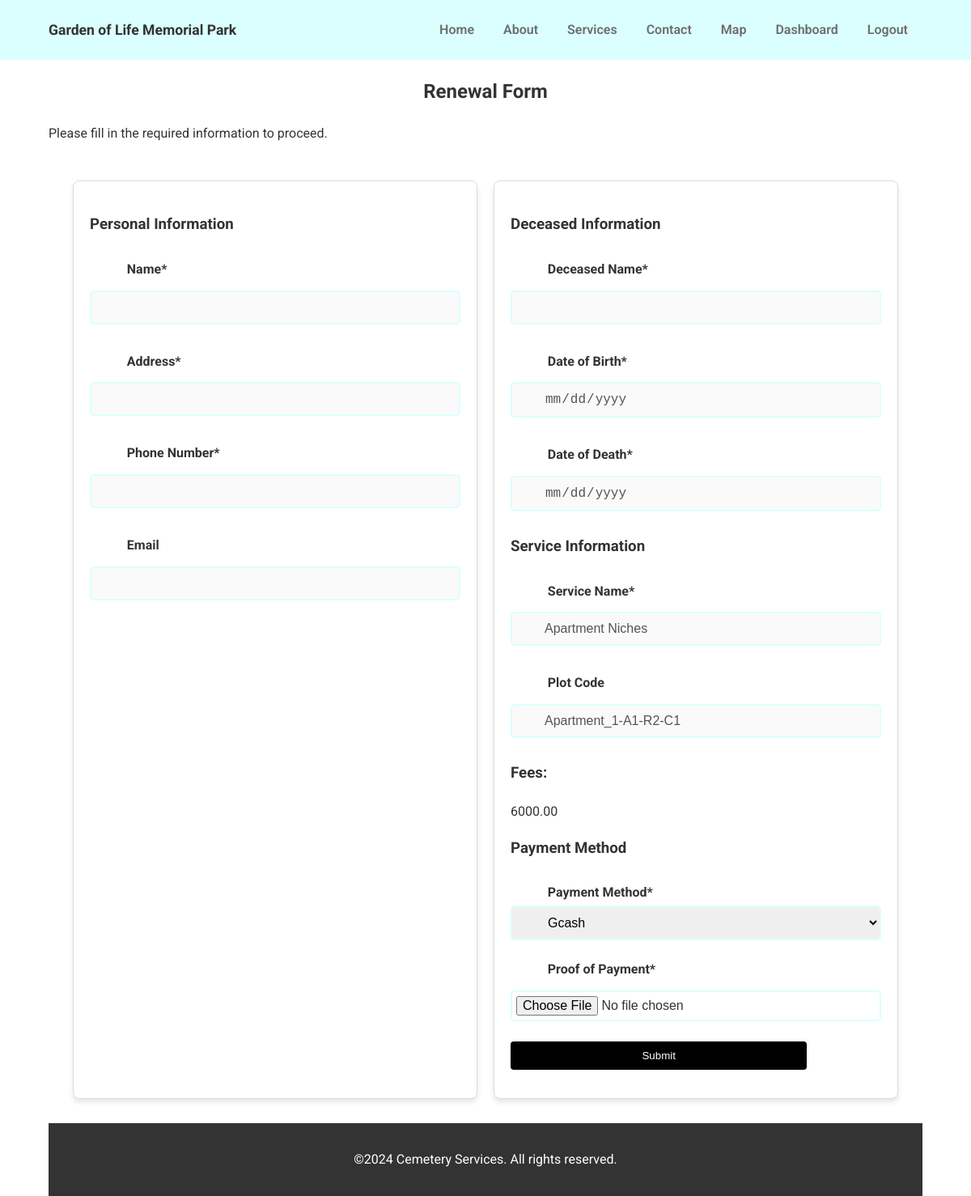
Page /renewal_form.php?reservation_id=37 (signed in) on the committed database.
### tables this page shows
CREATE TABLE `reservations` (
  `reservation_id` int(11) NOT NULL,
  `user_id` int(11) NOT NULL,
  `plot_code` varchar(50) DEFAULT NULL,
  `payment_method_id` int(11) NOT NULL,
  `payment_proof` varchar(255) DEFAULT NULL,
  `status_id` int(11) NOT NULL,
  `created_at` timestamp NOT NULL DEFAULT current_timestamp(),
  `deceased_id` int(11) DEFAULT NULL,
  `holder_name` varchar(50) NOT NULL,
  `holder_address` varchar(255) NOT NULL,
  `holder_phone` varchar(50) NOT NULL,
  `holder_email` varchar(50) NOT NULL
);

CREATE TABLE `deceased_info` (
  `deceased_id` int(11) NOT NULL,
  `deceased_name` varchar(100) DEFAULT NULL,
  `date_of_birth` date DEFAULT NULL,
  `date_of_death` date DEFAULT NULL
);

CREATE TABLE `services` (
  `service_id` int(11) NOT NULL,
  `service_name` varchar(100) NOT NULL,
  `service_type_id` int(11) NOT NULL
);

CREATE TABLE `fees` (
  `id` int(11) NOT NULL,
  `code` varchar(50) NOT NULL,
  `tier` varchar(10) DEFAULT NULL,
  `service_type` varchar(50) NOT NULL,
  `description` text NOT NULL,
  `amount` decimal(10,2) NOT NULL,
  `duration` varchar(50) DEFAULT NULL,
  `notes` text DEFAULT NULL,
  `is_renewable` tinyint(1) NOT NULL DEFAULT 1,
  `created_at` timestamp NOT NULL DEFAULT current_timestamp(),
  `updated_at` timestamp NOT NULL DEFAULT current_timestamp() ON UPDATE current_timestamp(),
  `service_id` int(11) DEFAULT NULL
);

### renewal_form.php (the view, shortened to what this page needs)
<?php
include 'config.php';
$reservation_id = $_GET['reservation_id'];
$user_id = $_SESSION['user_id'];
$sql = "
    SELECT
        r.reservation_id,
        r.user_id,
        r.status_id,
        r.holder_name,
        r.holder_address,
        r.holder_phone,
        r.holder_email,
        d.deceased_name,
        d.date_of_birth,
        d.date_of_death,
        rd.service_id,
        s.service_name,
        r.plot_code,
        rd.fee_code,
        f.amount AS fee_amount
    FROM
        reservations r
    JOIN
        deceased_info d
    ON
        r.deceased_id = d.deceased_id
    JOIN
        reservation_details rd
    ON
        r.reservation_id = rd.reservation_id
    JOIN
        services s
    ON
        rd.service_id = s.service_id
    JOIN
        fees f
    ON
        rd.fee_code = f.code
    WHERE
        r.reservation_id = ?
    AND
        r.user_id = ?
";
$stmt = $conn->prepare($sql);
$stmt->bind_param('ii', $reservation_id, $user_id);
$stmt->execute();
if (!$stmt->execute()) {
    $error_message = "Error executing query: " . $stmt->error;
    var_dump($error_message);
    throw new Exception($error_message);
}
$result = $stmt->get_result();
$reservation = $result->fetch_assoc();
?>
<!DOCTYPE html>
<html lang="en">
<head>
    <link rel="stylesheet" href="css/renewal.css">
    <link rel="stylesheet" href="css/style.css">
    <link href="https://cdnjs.cloudflare.com/ajax/libs/font-awesome/6.0.0/css/all.min.css" rel="stylesheet">
</head>
<body>
    <nav class="navbar">
        <div class="nav-container">
            <a href="#" class="logo">Garden of Life Memorial Park</a>
            <div class="navwrap">
                <ul class="nav-menu1">
                    <li><a href="index.php#hero">Home</a></li>
                    <li><a href="index.php#about">About</a></li>
                    <li><a href="index.php#services">Services</a></li>
                    <li><a href="index.php#contact">Contact</a></li>
                    <li><a href="map_search.php">Map</a></li>
                    <?php if (isset($_SESSION['user_id'])): ?>
                    <li><a href="dashboard.php">Dashboard</a></li>
                    <li>
                        <a href="logout.php">Logout</a>
                    </li>
                    <?php else : ?>
                    <li>
                        <a href="login.php">Login</a>
                    </li>
                    <?php endif; ?>
                </ul>
            </div>
        </div>
    </nav>
    <div class="container">
        <h2>Renewal Form</h2>
        <p>Please fill in the required information to proceed.</p>
        <form action="api/post_renewal.php" method="POST" class="form-wrap" enctype="multipart/form-data">
            <div class="form-section">
                <h3>Personal Information</h3>
                <div class="form-group">
                    <label for="holder_name">Name*</label>
                    <input type="text" id="holder_name" name="holder_name"
                        value="<?php echo htmlspecialchars($reservation['holder_name']); ?>" disabled>
                </div>
                <div class="form-group">
                    <label for="holder_address">Address*</label>
                    <input type="text" id="holder_address" name="holder_address"
                        value="<?php echo htmlspecialchars($reservation['holder_address']); ?>" disabled>
                </div>
                <div class="form-group">
                    <label for="holder_phone">Phone Number*</label>
                    <input type="text" id="holder_phone" name="holder_phone"
                        value="<?php echo htmlspecialchars($reservation['holder_phone']); ?>" disabled>
                </div>
                <div class="form-group">
                    <label for="holder_email">Email</label>
                    <input type="email" id="holder_email" name="holder_email"
                        value="<?php echo htmlspecialchars($reservation['holder_email']); ?>" disabled>
                </div>
            </div>
            <div class="form-section">
                <h3>Deceased Information</h3>
                <div class="form-group">
                    <label for="deceased_name">Deceased Name*</label>
                    <input type="text" id="deceased_name" name="deceased_name"
                        value="<?php echo htmlspecialchars($reservation['deceased_name']); ?>" disabled>
                </div>
                <div class="form-group">
                    <label for="date_of_birth">Date of Birth*</label>
                    <input type="date" id="date_of_birth" name="date_of_birth"
                        value="<?php echo htmlspecialchars($reservation['date_of_birth']); ?>" disabled>
                </div>
                <div class="form-group">
                    <label for="date_of_death">Date of Death*</label>
                    <input type="date" id="date_of_death" name="date_of_death"
                        value="<?php echo htmlspecialchars($reservation['date_of_death']); ?>" disabled>
                </div>
                <h3>Service Information</h3>
                <div class="form-group">
                    <label for="service_name">Service Name*</label>
                    <input type="text" id="service_name" name="service_name"
                        value="<?php echo htmlspecialchars($reservation['service_name']); ?>" disabled>
                </div>
                <div class="form-group">
                    <label for="plot_code">Plot Code</label>
                    <input type="text" id="plot_code" name="plot_code"
                        value="<?php echo htmlspecialchars($reservation['plot_code']); ?>" disabled>
                </div>
                <div id="feesDisplay" style="margin-top: 10px; display: block;">
                    <h3>Fees:</h3>
                    <div id="feesDetails"><?php echo htmlspecialchars($reservation['fee_amount']); ?></div>
                </div>
                <h3>Payment Method</h3>
                <div class="form-group">
                    <label for="payment_method">Payment Method*</label>
                    <select id="payment_method" name="payment_method">
                        <option value="1">Gcash</option>
                    </select>
                </div>
                <div class="form-group">
                    <label for="payment_proof">Proof of Payment*</label>
                    <input type="file" id="payment_proof" name="payment_proof" required>
                </div>
                <div class="form-group">
                    <button type="submit">Submit</button>
                </div>
        </form>
    </div>
    <footer class="footer" style="">
        <div class="">
            <p>&copy;2024 Cemetery Services. All rights reserved.</p>
        </div>
    </footer>
</body>
</html>

### css/renewal.css (style rules this page uses)
form { display: flex; flex-wrap: wrap; padding: 20px; }
.map-section, .form-section { box-shadow: 0 4px 6px rgba(0, 0, 0, 0.1); padding: 20px; border-radius: 8px; background-color: #fff; margin: 10px; border: 1px solid #ddd; }
.form-section { flex: 2; min-width: 300px; }
.form-group { margin-bottom: 15px; display: flex; flex-direction: column; justify-content: center; align-items: center; }
.form-group label { display: block; margin-bottom: 5px; font-weight: bold; width: 80%; text-align: left; color: #333; }
.form-group input, .form-group select, .form-group button { width: 80%; padding: 10px; border: 1px solid #ccc; border-radius: 4px; }
.form-group input[type="file"] { padding: 5px; }
.form-group button { background-color: black; color: white; cursor: pointer; border: none; }

### css/style.css (style rules this page uses)
:root { --primary-color: #333; --primary-hover-color: #1b1b1b; --primary-lighter-color: #4b4b4b; --secondary-color: #dbfffe; --secondary-hover-color: #a8ced0; --text-color: #333; --background-color: #ffffff; box-sizing: border-box; }
body { font-family: "Roboto", serif; margin: 0; padding: 0; width: 100%; color: var(--text-color); background-color: var(--background-color); line-height: 1.6; }
.container { width: 90%; height: 100%; max-width: 1200px; margin: 0 auto; }
h1, h2, h3 { color: var(--primary-color); }
a { color: var(--primary-color); text-decoration: none; }
h2 { text-align: center; margin-bottom: 20px; }
input { display: block; width: 100%; padding: 10px; margin: 10px 0; border: 2px solid black; border-radius: 10px; box-sizing: border-box; }
.navbar { background: var(--secondary-color); padding: 0.5rem 0; position: sticky; top: 0; z-index: 999; }
.nav-container { display: flex; flex-direction: row; width: 90%; margin: 0 auto; justify-content: space-between; align-items: center; }
.navbar .logo { font-size: 1.1em; font-weight: bold; white-space: nowrap; }
.nav-menu1 { display: flex; list-style: none; }
.navbar .nav-menu1 li a { margin: auto 0.5rem; width: 100%; text-align: center; cursor: pointer; font-weight: 600; color: #6d6d6d; transition: color 0.3s ease-in-out; padding: 10px; }
.nav-container { display: flex; flex-direction: row; width: 90%; max-width: 1200px; margin: 0 auto; }
.form-section label { margin: 0.5em 0 0.2em; }
.form-section input, .form-section select, .form-section textarea { border: 2px solid var(--secondary-color); border-radius: 5px; padding: 10px 10px 10px 40px; font-size: 16px; width: 100%; box-sizing: border-box; }
.form-section button { align-self: flex-start; }
.footer { background: var(--primary-color); color: #fff; text-align: center; padding: 1em 0; width: 100%; }

### rows in the picture
reservations: service_name "Apartment Niches", plot_code "Apartment_1-A1-R2-C1", fees.amount "6000.00"
